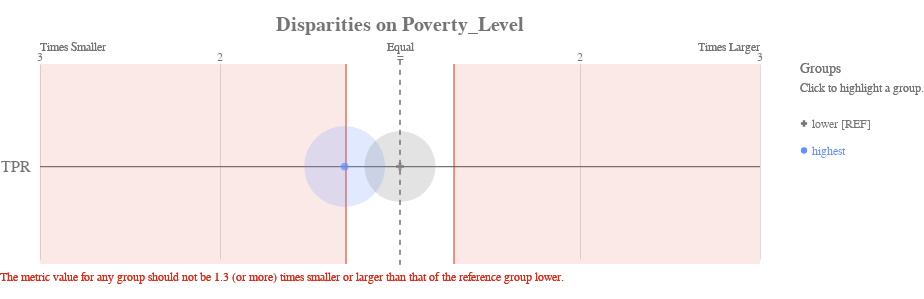

Notebook code for this chart:
### Code cell
ap.disparity(bdf, metrics, 'poverty_level', fairness_threshold = 1.3)

### Figure 1 — Vega-Lite specification as saved in the notebook (floating-point values rounded to 4 significant figures)
{"config": {"view": {"continuousWidth": 400, "continuousHeight": 300, "strokeWidth": 0}, "axisLeft": {"labelColor": "rgb(117,117,117)", "labelFont": "Arial", "labelFontSize": 16}, "title": {"align": "center", "baseline": "middle", "color": "rgb(117,117,117)", "font": "Arial", "fontSize": 20, "fontWeight": "bold"}}, "layer": [{"data": {"name": "data-1f2af75cfead9a3854ee453922b4eaab"}, "mark": {"type": "rule", "stroke": "rgb(117,117,117)", "strokeWidth": 1.25, "tooltip": ""}, "encoding": {"x": {"type": "quantitative", "field": "x", "scale": {"domain": [-2, 2], "range": [40.0, 760.0]}}, "x2": {"field": "x2"}, "y": {"type": "nominal", "axis": {"domain": false, "labelAngle": 0, "labelPadding": -30, "orient": "left", "ticks": false, "title": ""}, "field": "metric", "scale": {"domain": ["TPR"], "range": [30, 225.0]}}}}, {"data": {"name": "data-79dd248bdaa0ea02c535240e8ad022c8"}, "mark": {"type": "rule", "stroke": "rgb(117,117,117)", "strokeDash": [5, 5], "strokeWidth": 1}, "encoding": {"tooltip": {"value": "lower [REF]"}, "x": {"value": 400.0}, "y": {"value": 20.83}, "y2": {"value": 229.2}}}, {"data": {"name": "data-c233327f4cd9b4c2df31bf8015c83e4a"}, "mark": {"type": "text", "align": "center", "color": "rgb(117,117,117)", "font": "Arial", "fontSize": 12, "fontWeight": "normal", "tooltip": ""}, "encoding": {"text": {"type": "nominal", "field": "label"}, "x": {"type": "quantitative", "field": "value", "scale": {"domain": [-2, 2], "range": [40.0, 760.0]}}, "y": {"value": 17.5}}}, {"layer": [{"mark": {"type": "text", "align": "left", "fill": "rgb(117,117,117)", "font": "Arial", "fontSize": 12, "fontWeight": "normal", "tooltip": ""}, "encoding": {"text": {"value": "Times Smaller"}, "x": {"value": 40.0}, "y": {"value": 7.5}}}, {"mark": {"type": "text", "align": "right", "fill": "rgb(117,117,117)", "font": "Arial", "fontSize": 12, "fontWeight": "normal", "tooltip": ""}, "encoding": {"text": {"value": "Times Larger"}, "x": {"value": 760.0}, "y": {"value": 7.5}}}, {"mark": {"type": "text", "align": "center", "fill": "rgb(117,117,117)", "font": "Arial", "fontSize": 12, "fontWeight": "normal", "tooltip": ""}, "encoding": {"text": {"value": "Equal"}, "x": {"value": 400.0}, "y": {"value": 7.5}}}], "data": {"name": "data-79dd248bdaa0ea02c535240e8ad022c8"}}, {"layer": [{"mark": {"type": "rule", "opacity": 0.8, "stroke": "rgb(217, 46, 28)", "strokeWidth": 1.25, "tooltip": ""}, "encoding": {"x": {"type": "quantitative", "field": "min", "scale": {"domain": [-2, 2], "range": [40.0, 760.0]}}, "y": {"value": 25.0}, "y2": {"value": 225.0}}}, {"mark": {"type": "rule", "opacity": 0.8, "stroke": "rgb(217, 46, 28)", "strokeWidth": 1.25, "tooltip": ""}, "encoding": {"x": {"type": "quantitative", "field": "max", "scale": {"domain": [-2, 2], "range": [40.0, 760.0]}}, "y": {"value": 25.0}, "y2": {"value": 225.0}}}, {"layer": [{"mark": {"type": "rect", "fill": "rgb(217, 46, 28)", "opacity": 0.1, "tooltip": ""}, "encoding": {"x": {"type": "quantitative", "field": "min", "scale": {"domain": [-2, 2], "range": [40.0, 760.0]}}, "x2": {"field": "lower_end"}, "y": {"value": 25.0}, "y2": {"value": 225.0}}}, {"mark": {"type": "rect", "fill": "rgb(217, 46, 28)", "opacity": 0.1, "tooltip": ""}, "encoding": {"x": {"type": "quantitative", "field": "max", "scale": {"domain": [-2, 2], "range": [40.0, 760.0]}}, "x2": {"field": "upper_end"}, "y": {"value": 25.0}, "y2": {"value": 225.0}}}]}, {"data": {"name": "data-79dd248bdaa0ea02c535240e8ad022c8"}, "mark": {"type": "text", "align": "left", "baseline": "top", "fill": "rgb(217, 46, 28)", "font": "Arial", "fontSize": 12, "fontWeight": "normal", "tooltip": ""}, "encoding": {"text": {"value": "The metric value for any group should not be 1.3 (or more) times smaller or larger than that of the reference group lower."}, "x": {"value": 0}, "y": {"value": 233.3}}}], "data": {"name": "data-68125cfc4fc9557defd07e8d14c561c8"}}, {"layer": [{"mark": "circle"}, {"data": {"name": "data-cd44f085d393b67756a68d2b7af2a1fb"}, "mark": {"type": "circle", "opacity": 0.2}, "encoding": {"color": {"condition": {"type": "nominal", "field": "attribute_value", "legend": null, "scale": {"domain": ["lower", "highest"], "range": ["rgb(117,117,117)", "rgb(100, 143, 255)", "rgb(254, 97, 0)", "rgb(220, 38, 127)", "rgb(255, 176, 0)", "rgb(120, 94, 240)"]}, "selection": "selector041"}, "value": "rgb(224,224,224)"}, "size": {"type": "quantitative", "field": "group_size", "legend": null, "scale": {"domain": [0, 11970.0], "range": [0, 7854.0]}}, "tooltip": [{"type": "nominal", "field": "attribute_value", "title": "Group"}, {"type": "nominal", "field": "tooltip_group_size", "title": "Group Size"}, {"type": "nominal", "field": "tooltip_disparity_explanation_tpr", "title": "Disparity"}, {"type": "quantitative", "field": "tpr", "format": ".2f", "title": "TPR"}], "x": {"type": "quantitative", "axis": {"domain": false, "labels": false, "ticks": false, "title": null, "values": [1, 2, -2, -1]}, "field": "tpr_disparity_scaled", "scale": {"domain": [-2, 2], "range": [40.0, 760.0]}}, "y": {"type": "nominal", "axis": {"domain": false, "grid": false, "labels": false, "ticks": false, "title": " "}, "field": "metric_variable", "scale": {"domain": ["TPR"], "range": [30, 225.0]}}}, "selection": {"selector043": {"type": "multi", "empty": "all", "fields": ["attribute_value"]}}, "transform": [{"calculate": "'TPR'", "as": "metric_variable"}]}, {"layer": [{"mark": "point"}, {"data": {"name": "data-cd44f085d393b67756a68d2b7af2a1fb"}, "mark": {"type": "point", "filled": true, "size": 60}, "encoding": {"color": {"condition": {"type": "nominal", "field": "attribute_value", "legend": null, "scale": {"domain": ["lower", "highest"], "range": ["rgb(117,117,117)", "rgb(100, 143, 255)", "rgb(254, 97, 0)", "rgb(220, 38, 127)", "rgb(255, 176, 0)", "rgb(120, 94, 240)"]}, "selection": "selector041"}, "value": "rgb(224,224,224)"}, "shape": {"type": "nominal", "field": "attribute_value", "legend": null, "scale": {"domain": ["lower", "highest"], "range": ["cross", "circle"]}}, "tooltip": [{"type": "nominal", "field": "attribute_value", "title": "Group"}, {"type": "nominal", "field": "tooltip_group_size", "title": "Group Size"}, {"type": "nominal", "field": "tooltip_disparity_explanation_tpr", "title": "Disparity"}, {"type": "quantitative", "field": "tpr", "format": ".2f", "title": "TPR"}], "x": {"type": "quantitative", "axis": {"domain": false, "labels": false, "ticks": false, "title": null, "values": [1, 2, -2, -1]}, "field": "tpr_disparity_scaled", "scale": {"domain": [-2, 2], "range": [40.0, 760.0]}}, "y": {"type": "nominal", "axis": {"domain": false, "grid": false, "labels": false, "ticks": false, "title": " "}, "field": "metric_variable", "scale": {"domain": ["TPR"], "range": [30, 225.0]}}}, "selection": {"selector042": {"type": "multi", "empty": "all", "fields": ["attribute_value"]}}, "transform": [{"calculate": "'TPR'", "as": "metric_variable"}]}]}]}, {"layer": [{"mark": {"type": "point", "filled": true, "opacity": 1, "size": 39.48}, "encoding": {"color": {"condition": {"type": "nominal", "field": "attribute_value", "legend": null, "scale": {"domain": ["lower", "highest"], "range": ["rgb(117,117,117)", "rgb(100, 143, 255)", "rgb(254, 97, 0)", "rgb(220, 38, 127)", "rgb(255, 176, 0)", "rgb(120, 94, 240)"]}, "selection": "selector041"}, "value": "rgb(224,224,224)"}, "shape": {"type": "nominal", "field": "attribute_value", "legend": null, "scale": {"domain": ["lower", "highest"], "range": ["cross", "circle"]}}, "x": {"value": 804}, "y": {"type": "nominal", "axis": {"domain": false, "grid": false, "labels": false, "ticks": false, "title": " "}, "field": "attribute_value", "scale": {"domain": ["lower", "highest"], "range": [71, 125]}}}, "selection": {"selector041": {"type": "multi", "empty": "all", "fields": ["attribute_value"]}}}, {"mark": {"type": "text", "align": "left", "baseline": "middle", "font": "Arial", "fontSize": 12, "fontWeight": "normal"}, "encoding": {"color": {"condition": {"type": "nominal", "field": "attribute_value", "legend": null, "scale": {"domain": ["lower", "highest"], "range": ["rgb(117,117,117)", "rgb(100, 143, 255)", "rgb(254, 97, 0)", "rgb(220, 38, 127)", "rgb(255, 176, 0)", "rgb(120, 94, 240)"]}, "selection": "selector041"}, "value": "rgb(224,224,224)"}, "text": {"type": "nominal", "field": "label"}, "x": {"value": 812}, "y": {"type": "nominal", "axis": {"domain": false, "grid": false, "labels": false, "ticks": false, "title": " "}, "field": "attribute_value", "scale": {"domain": ["lower", "highest"], "range": [71, 125]}}}, "selection": {"selector044": {"type": "multi", "empty": "all", "fields": ["attribute_value"]}}}, {"data": {"name": "data-79dd248bdaa0ea02c535240e8ad022c8"}, "mark": {"type": "text", "align": "left", "baseline": "middle", "color": "rgb(117,117,117)", "font": "Arial", "fontSize": 12, "fontWeight": "normal"}, "encoding": {"text": {"value": "Click to highlight a group."}, "x": {"value": 800}, "y": {"value": 49}}}, {"data": {"name": "data-79dd248bdaa0ea02c535240e8ad022c8"}, "mark": {"type": "text", "align": "left", "baseline": "middle", "color": "rgb(117,117,117)", "font": "Arial", "fontSize": 14, "fontWeight": "normal"}, "encoding": {"text": {"value": "Groups"}, "x": {"value": 800}, "y": {"value": 30}}}], "data": {"name": "data-a5ebce136adcce28635ff1807ca7d132"}}], "height": 250, "padding": {"top": 15, "bottom": 10}, "resolve": {"scale": {"size": "independent", "y": "independent"}}, "title": "Disparities on Poverty_Level", "width": 800, "$schema": "https://vega.github.io/schema/vega-lite/v4.8.1.json", "datasets": {"data-1f2af75cfead9a3854ee453922b4eaab": [{"metric": "TPR", "x": -2, "x2": 2}], "data-79dd248bdaa0ea02c535240e8ad022c8": [{"a": 1, "b": 0}, {"a": 1, "b": 0}], "data-c233327f4cd9b4c2df31bf8015c83e4a": [{"value": 1, "label": 2}, {"value": 2, "label": 3}, {"value": -2, "label": 3}, {"value": -1, "label": 2}, {"value": 0, "label": "="}], "data-68125cfc4fc9557defd07e8d14c561c8": [{"min": -0.3, "max": 0.3, "lower_end": -2, "upper_end": 2}], "data-cd44f085d393b67756a68d2b7af2a1fb": [{"attribute_name": "poverty_level", "attribute_value": "highest", "group_size": 9973, "total_entities": 17677, "tpr": 0.08323, "tpr_disparity": 0.7648, "tpr_disparity_scaled": -0.3075, "tooltip_group_size": "9,973 (56.42%)", "tooltip_disparity_explanation_tpr": "1.31 times smaller TPR than the reference group"}, {"attribute_name": "poverty_level", "attribute_value": "lower", "group_size": 7704, "total_entities": 17677, "tpr": 0.1088, "tpr_disparity": 1.0, "tpr_disparity_scaled": 0.0, "tooltip_group_size": "7,704 (43.58%)", "tooltip_disparity_explanation_tpr": "Reference group"}], "data-a5ebce136adcce28635ff1807ca7d132": [{"attribute_value": "lower", "label": "lower [REF]"}, {"attribute_value": "highest", "label": "highest"}]}}
